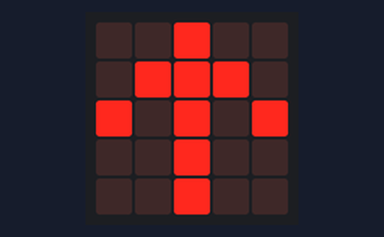
Simulated run of this program. Board: BBC micro:bit (MakeCode). On the bench: the board's 5×5 LED display.

Above: at 0.1 s.
At 0.9 s:
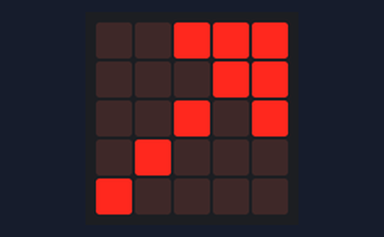
At 1.6 s:
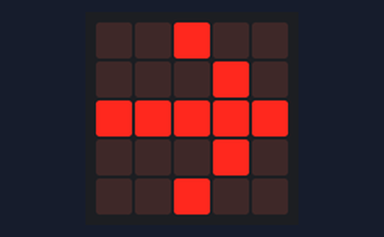
At 2.3 s:
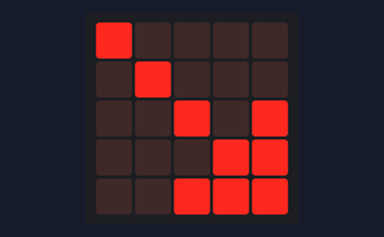
At 3.0 s:
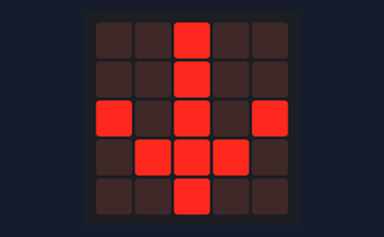
At 4.4 s:
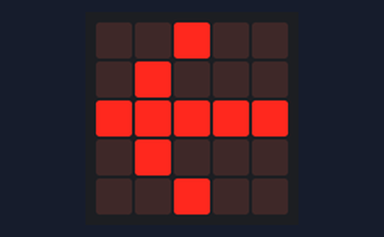

The program:

main.ts
```typescript
basic.forever(function () {
    basic.showArrow(ArrowNames.North)
    basic.pause(100)
    basic.pause(100)
    basic.showArrow(ArrowNames.NorthEast)
    basic.pause(100)
    basic.showArrow(ArrowNames.East)
    basic.pause(100)
    basic.showArrow(ArrowNames.SouthEast)
    basic.pause(100)
    basic.showArrow(ArrowNames.South)
    basic.pause(100)
    basic.showArrow(ArrowNames.SouthWest)
    basic.pause(100)
    basic.showArrow(ArrowNames.West)
    basic.pause(100)
    basic.showArrow(ArrowNames.NorthWest)
})
```

test.ts
```typescript
// 테스트는 여기로 이동합니다; 이 패키지가 확장으로 사용될 때 컴파일되지 않을 것 입니다.
```

Measured:
- by itself, everything shown: repeats every 5.6 s, in 8 steps
- what the display in image 1 shows lasts 0.7 s, from 0.8 s to 1.5 s
